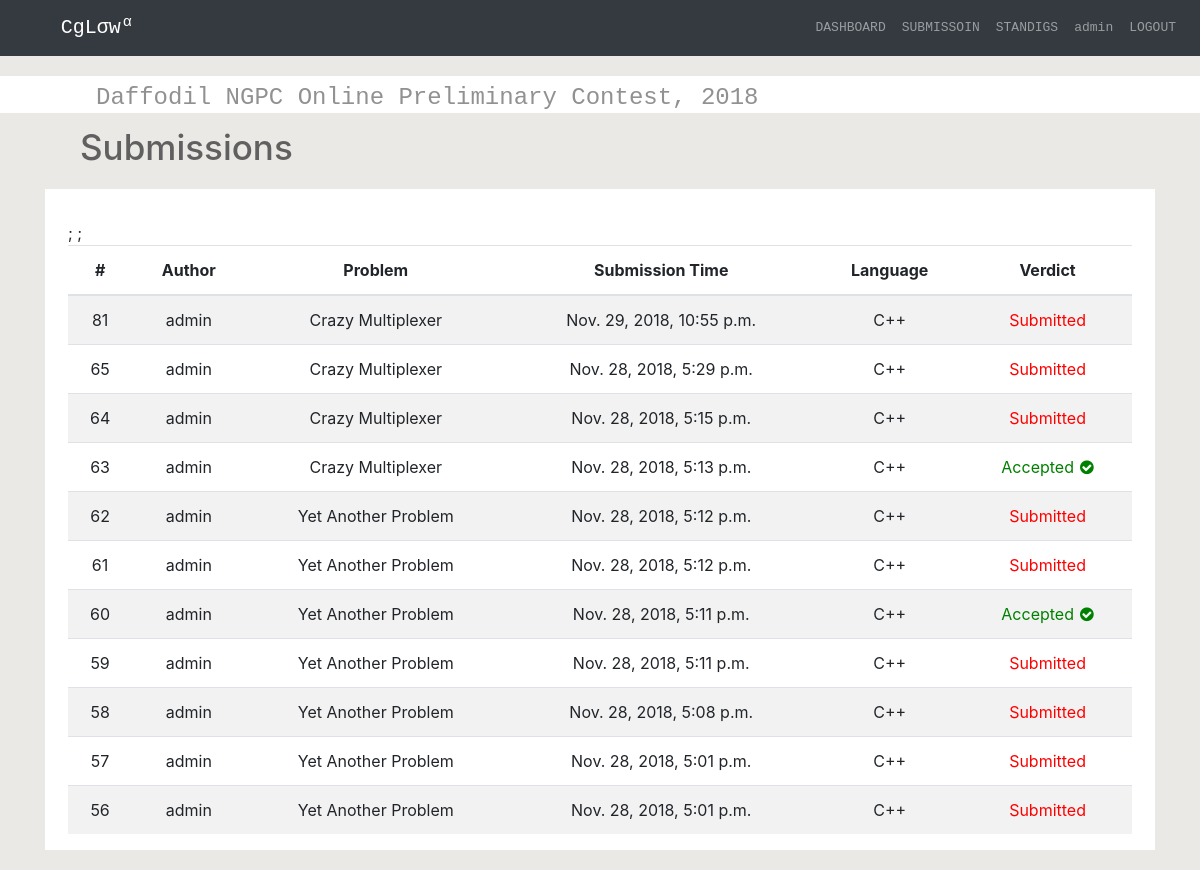
Page /contest/2/submission (signed in) on the committed database.
### contest/models.py (models this page shows, shortened)
class contest(models.Model):
	name = models.CharField(max_length=200)
	start_time = models.DateTimeField(auto_now=False, auto_now_add=False)
	end_time = models.DateTimeField(auto_now=False, auto_now_add=False)
	def __str__(self):
		return self.name

class contest_submission(models.Model):
	problem_id = models.ForeignKey(contest_problemset, on_delete=models.CASCADE)
	user_id = models.ForeignKey(User, on_delete=models.CASCADE)
	judge_result = models.CharField(max_length=50, default="Submitted")
	submission_time = models.DateTimeField(auto_now_add=True)
	uploaded_file = models.FileField(upload_to='contestData/user_submission/')
	language = models.CharField(max_length=50)

class contest_problemset(models.Model):
	problem_title = models.CharField(max_length=5)
	problem_name = models.CharField(max_length=300)
	problem_file = models.FileField(upload_to='contestData/problemset/', blank=True)
	problem_time_limit = models.FloatField(default=2.0)
	problem_input = models.FileField(upload_to='contestData/problemset_input/', blank=True)
	problem_out = models.FileField(upload_to='contestData/problemset_output/', blank=True)
	total_submit = models.IntegerField(default=0)
	total_solve = models.IntegerField(default=0)
	contest_id = models.ForeignKey(contest, on_delete=models.CASCADE)
	special_judge = models.BooleanField(default=False)

### contest/views.py (the view)
# urls.py: url(r'^(?P<pk>\d+)/submission$', views.contest_individual_submission, name='contest_individual_submission'),
def contest_individual_submission(request, pk=None):
	contest_info = contest_table.objects.get(pk=pk)
	start_time = contest_info.start_time
	current_time = datetime.datetime.now(timezone.utc)
	sub = start_time.timestamp() - current_time.timestamp()
	if sub > 0.0:
		return render(request, 'home/404.html')
	context = {}
	if request.user.is_authenticated:
		context['username'] = request.user.username
	l = contest_submission.objects.filter(user_id=request.user, problem_id__contest_id__id=pk).order_by("-submission_time")
	context['contest_submission'] = l
	context['contest_info'] = contest_info
	context['contest_id'] = pk
	return render(request, 'contest/contest_submission.html', context)

### contest/templates/contest/contest_submission.html
{% extends 'home/contest_header.html' %}
{% block navitem %}
  <ul class="navbar-nav">
    <li class="nav-item">
      <a class="nav-link" style="font-family: Courier New,Courier,Lucida Sans Typewriter,Lucida Typewriter,monospace; font-size: 13px;" href="{% url 'contest_dashboard' pk=contest_id %}">DASHBOARD</a>
    </li>
    <li class="nav-item">
      <a class="nav-link" style="font-family: Courier New,Courier,Lucida Sans Typewriter,Lucida Typewriter,monospace; font-size: 13px;" href="{% url 'contest_individual_submission' pk=contest_id %}">SUBMISSOIN</a>
      <li class="nav-item">
        <a class="nav-link" style="font-family: Courier New,Courier,Lucida Sans Typewriter,Lucida Typewriter,monospace; font-size: 13px;" href="{% url 'contest_standing' pk=contest_id %}">STANDIGS</a>
      </li>
    </li>
  </ul>
{% endblock %}
{% block content %}
	<div>
		<h4 class="white-background-header" style="font-family: Courier New,Courier,Lucida Sans Typewriter,Lucida Typewriter,monospace;">{{contest_info}}</h4>
	 </div>
    <div>
        <div>
            <p style="padding-left: 5rem; font-size: 35px; font-weight: 550; color: rgb(96, 96, 96);"> Submissions </p>
        </div>
        <div style="width: 90%; margin: 0 auto; background-color: red;">
            <div class="row">
                <div class="col-lg-12 col-md-12" style="background-color: white;">
                    <div style="padding-top: 2rem;" >
                        <div class="container">
                            <div class="tablec">
                                <table class="table table-striped">
                                    <thead>
                                        <tr style="text-align: center;">
                                            <th>#</th>
                                            <th>Author</th>
                                            <th>Problem</th>
                                            <th>Submission Time</th>
                                            <th>Language</th>
                                            <th>Verdict</th>
                                        </tr>
                                    </thead>
                                    <tbody id="tab">
                                        {% for i in contest_submission %}
                                            <tr style="text-align: center;">
                                                <td>{{i.id}}</td>
                                                <td>{{username}}</td>
                                                <td>{{i.problem_id.problem_name}}</td>
                                                <td>{{i.submission_time}}</td>
                                                <td>{{i.language}}</td>
                                                {% if i.judge_result == "Accepted" %}
                                                    <td style="color: green"> {{i.judge_result}} <i class="fa fa-check-circle" aria-hidden="true"style="padding-left: 0.1rem;"></i></td>;
                                                {% elif i.judge_result == "Not Judged Yet" %}
                                                    <td style="color: #6f6f70"> {{i.judge_result}} <i class="fa fa-spinner fa-pulse fa-fw"></i></td>
                                                {% else %}
                                                    <td style="color: red"> {{i.judge_result}} </td>
                                                {% endif %}
                                            </tr>
                                        {% endfor %}
                                    </tbody>
                                </table>
                            </div>
                        </div>
                    </div>
                </div>
            </div>
        </div>
    </div>
{% endblock %}

### home/templates/home/contest_header.html (shortened to what this page needs)
<!doctype html>
<html lang="en">
  <head>
    {% load staticfiles%}
    <link href="{% static 'home/css/bootstrap.css' %}" rel="stylesheet">
    <link href="{% static 'home/css/navbar.css' %}" rel="stylesheet">
    <link href="https://stackpath.bootstrapcdn.com/font-awesome/4.7.0/css/font-awesome.min.css" rel="stylesheet">
    <link rel="stylesheet" href="{% static 'home/css/light.css' %}">
  </head>
  <body id="page-top" onload="PR.prettyPrint()" style="background-color: #eae9e5">
    <nav class="navbar navbar-expand-md navbar-dark bg-dark">
      <a class="navbar-brand" style="font-family: Courier New,Courier,Lucida Sans Typewriter,Lucida Typewriter,monospace;" href="{% url 'home' %}">
      CgL&sigma;w
      <sup style="margin-left: -10px; font-weight: 100;">α</sup>
      </a>
      <div class="collapse navbar-collapse" id="navbarsExample04">
        {% if user.is_authenticated%}
          {% block navitem %}
          {% endblock %}
          <ul class="navbar-nav">
            <li class="nav-item">
              <a class="nav-link" style="font-family: Courier New,Courier,Lucida Sans Typewriter,Lucida Typewriter,monospace; font-size: 13px;" href="#">{{username}}</a>
            </li>
            <li class="nav-item">
              <a class="nav-link" style="font-family: Courier New,Courier,Lucida Sans Typewriter,Lucida Typewriter,monospace; font-size: 13px;" href="{% url 'user_logout' %}">LOGOUT</a>
            </li>
          </ul>
        {% endif %}
      </div>
    </nav>
    {% block content %}
    {% endblock%}
  </body>
</html>

### home/static/home/css/navbar.css (style rules this page uses)
body { padding-bottom: 20px; }
.navbar { margin-bottom: 20px; }

### rows in the picture
contest: name "Daffodil NGPC Online Preliminary Contest, 2018"
contest_submission: id "81", problem_id.problem_name "Crazy Multiplexer", submission_time "Nov. 29, 2018, 10:55 p.m.", language "C++", judge_result "Submitted"
contest_submission: id "65", problem_id.problem_name "Crazy Multiplexer", submission_time "Nov. 28, 2018, 5:29 p.m.", language "C++", judge_result "Submitted"
contest_submission: id "64", problem_id.problem_name "Crazy Multiplexer", submission_time "Nov. 28, 2018, 5:15 p.m.", language "C++", judge_result "Submitted"
contest_submission: id "63", problem_id.problem_name "Crazy Multiplexer", submission_time "Nov. 28, 2018, 5:13 p.m.", language "C++", judge_result "Accepted"
contest_submission: id "62", problem_id.problem_name "Yet Another Problem", submission_time "Nov. 28, 2018, 5:12 p.m.", language "C++", judge_result "Submitted"
contest_submission: id "61", problem_id.problem_name "Yet Another Problem", submission_time "Nov. 28, 2018, 5:12 p.m.", language "C++", judge_result "Submitted"
contest_submission: id "60", problem_id.problem_name "Yet Another Problem", submission_time "Nov. 28, 2018, 5:11 p.m.", language "C++", judge_result "Accepted"
contest_submission: id "59", problem_id.problem_name "Yet Another Problem", submission_time "Nov. 28, 2018, 5:11 p.m.", language "C++", judge_result "Submitted"
contest_submission: id "58", problem_id.problem_name "Yet Another Problem", submission_time "Nov. 28, 2018, 5:08 p.m.", language "C++", judge_result "Submitted"
contest_submission: id "57", problem_id.problem_name "Yet Another Problem", submission_time "Nov. 28, 2018, 5:01 p.m.", language "C++", judge_result "Submitted"
contest_submission: id "56", problem_id.problem_name "Yet Another Problem", submission_time "Nov. 28, 2018, 5:01 p.m.", language "C++", judge_result "Submitted"

### other values in the picture
{{ username }} "admin"
